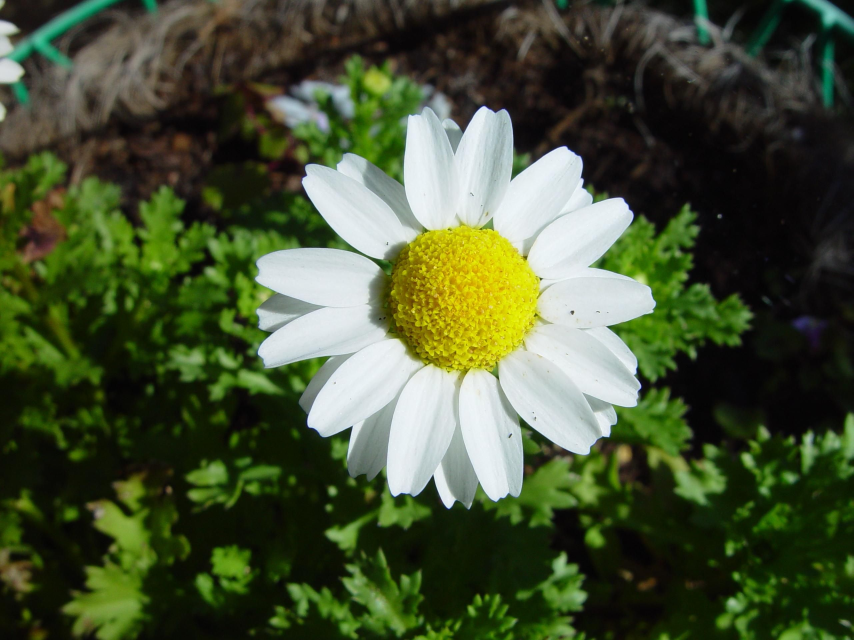
#> input picture daisy.jpg, 2560 x 1920 px (shown at 1/3 size)
$ python generate_rgb_bitmap.py
#> lines starting #> are read from the running program, lines starting #| are printed output that depends on the picture
from PIL import Image

def generate_rgb565_from_image(image_path, output_path):
#> called with image_path = 'daisy.jpg', output_path = 'arduino/demeter-client/bitmap_data.h'
    width = 128
    height = 128

    try:
        image = Image.open(image_path)
#> image is the input picture: PIL image 2560x1920 RGB; mean R, G, B 70.5, 81.9, 51.7
    except FileNotFoundError:
        print(f"Error: Image file not found at {image_path}")
        return

    # Resize and crop the image to 128x128, focusing on the center
    img_width, img_height = image.size
#> img_width = 2560; img_height = 1920
    crop_size = min(img_width, img_height)
#> crop_size = 1920
    left = (img_width - crop_size) // 2
#> left = 320
    top = (img_height - crop_size) // 2
#> top = 0
    right = (img_width + crop_size) // 2
#> right = 2240
    bottom = (img_height + crop_size) // 2
#> bottom = 1920
    image = image.crop((left, top, right, bottom))
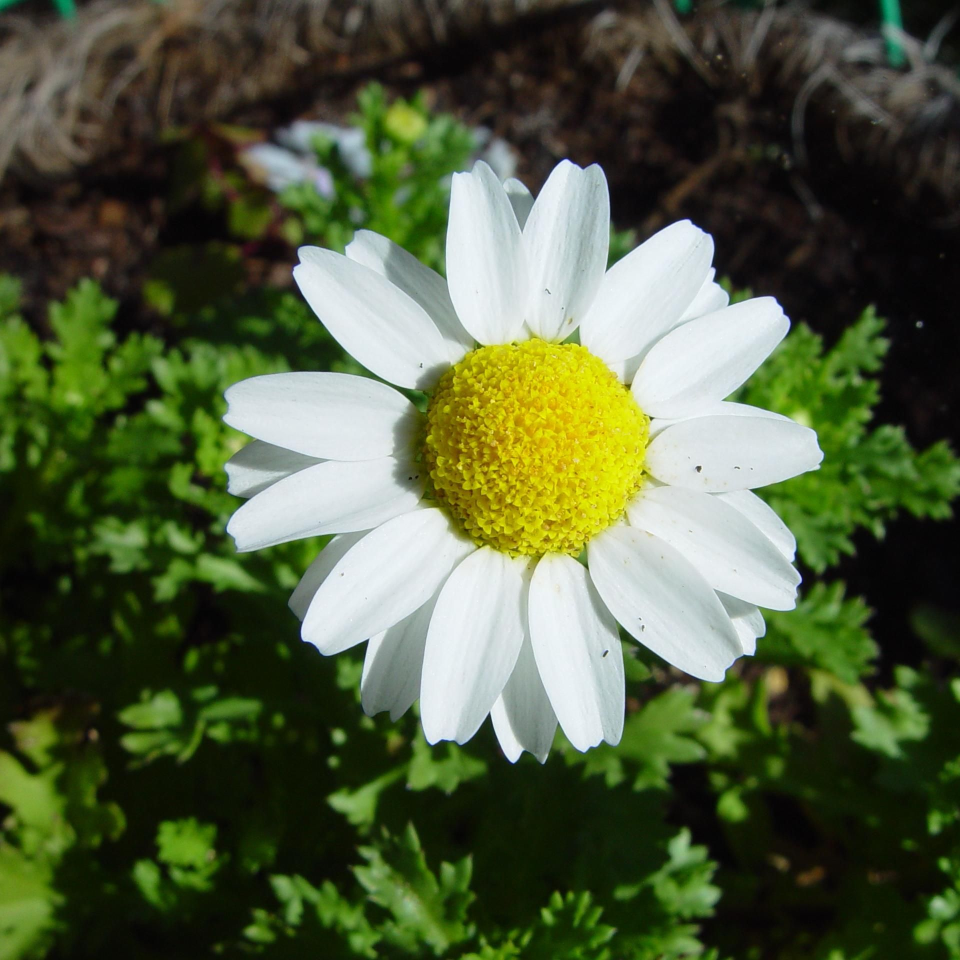
#> image: PIL image 1920x1920 RGB (shown at 1/2 size); mean R, G, B 82, 93.3, 61.8
    image = image.resize((width, height))
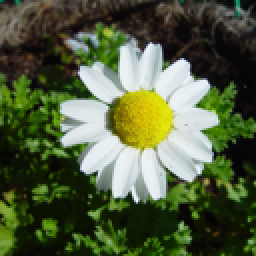
#> image: PIL image 128x128 RGB (shown 2 times larger); mean R, G, B 82, 93.3, 61.8

    # Convert to RGB if it's not already
    image = image.convert("RGB")

    bitmap = []
    for y in range(height):
        for x in range(width):
            r, g, b = image.getpixel((x, y))

            # Convert to RGB565
            r5 = (r >> 3) & 0x1F
            g6 = (g >> 2) & 0x3F
            b5 = (b >> 3) & 0x1F

            color = (r5 << 11) | (g6 << 5) | b5
            bitmap.append(color)
#> after the loop, bitmap = 16384 values, max 63455 at index 12868, min 0 at index 7157, mean 20810.5

    with open(output_path, "w") as f:
        f.write("const uint16_t myBitmap[] PROGMEM = {\n")
        for i, color in enumerate(bitmap):
            if i % 16 == 0:
                f.write("  ")
            f.write(f"0x{color:04x}, ")
            if (i + 1) % 16 == 0:
                f.write("\n")
#> this loop made 16384 passes
#> color on passes 1 to 3: 2953, 2630, 4387
        f.write("\n};")

if __name__ == "__main__":
    generate_rgb565_from_image("daisy.jpg", "arduino/demeter-client/bitmap_data.h")
    print("Bitmap data successfully generated and written to arduino/demeter-client/bitmap_data.h")
